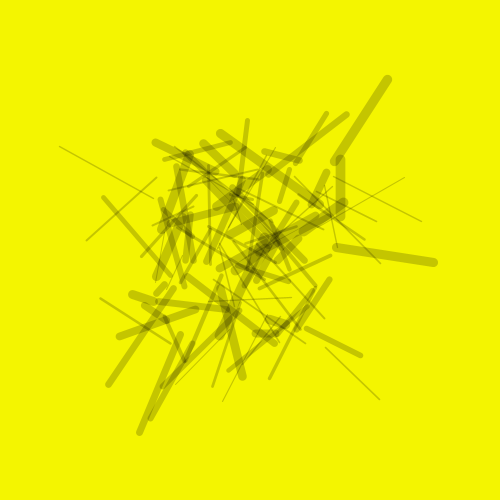
Frame 1 (no input)
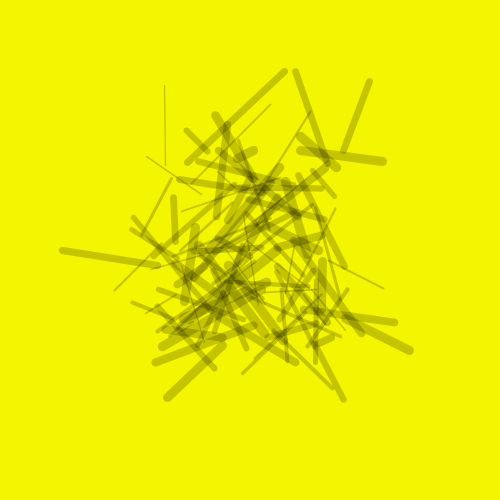
Frame 2 (the mouse pressed at the canvas centre, redrawn once)

The Processing sketch that drew these frames (run headless with seeded random() and noise(); the mouse was pressed at the canvas centre and the sketch redrawn once):

// Processing sketch: processing_58768
// ── processing_58768.pde

int rectas; // numero total de rectas

float posX, posY; // variaveis para a posição horizontal e vertical
float tamanho; // variavel para o tamanho da recta
float r,g,b; // variavel para a cor da recta
float limiteVertical, limiteHorizontal; // variaveis para o limite horizontal e vertical
float s; // variavel da espessura de outline

void setup() { // definições de set up
  
  size (500,500); // tamanho da janela
  background(255); // cor de fundo
  smooth(); // suavizar arestas
  noLoop(); // definir se a imagem fica sempre a correr, ou parada
  
  //input
  rectas = 100; // número de rectas
  limiteVertical = 100; 
  limiteHorizontal = 100; 
}

void draw() { // definiçoes de desenho
  
  background(244,245,0); // cor de fundo
  
  for (int i = 0; i <rectas; i++) // gerar um valor para as rectas
  {
    posX = random (width/2-limiteVertical, width/2 + limiteVertical); // definir um numero de rectas para a posição vertical
    posY = random (width/2-limiteHorizontal, width/2 + limiteHorizontal); // definir um numero de rectas para a posição horizontal
    tamanho = random (0,50); // gerar um valor entre 0 e 50 para as rectas
    r = random (0,232); // definir um valor de cor para a componente vermelha entre 0 e 255
    g = random (255); // definir um valor de cor para a componente verde entre 0 e 255
    b = random (255); // definir um valor de cor para a componente azul entre 0 e 255
    s = random (1,10); // definir um valor para a espessura do outline
 
    strokeWeight(s); // definir um valor para a espessura do outline entre 1 e 10
    stroke(0,50); // definir um valor dou outline entre 0 e 50
    fill(r,g,b); // definir valores de preenchimento das rectas
    line ( posX, posY, posX +random(-100,100), posY+random(-100, 100)); // desenhar a recta com os valores gerados
    
  }
}
